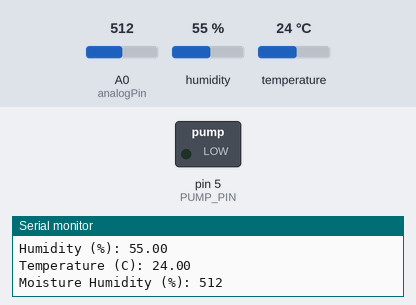
This sketch was run on a simulated Arduino Uno, built with avr-gcc and run on an emulated ATmega328P. Parts: switched loads named in the sketch (green lamp = pin HIGH), the last lines printed to the serial monitor. The test bench sets the inputs (shaded band); at power-on: A0 (analogPin) = 512, humidity 55 %, temperature 24 °C.

Above: at 5.8 s.
5.9 s: A0 (analogPin) set to 317
11.9 s: A0 (analogPin) set to 288
At 16.0 s:
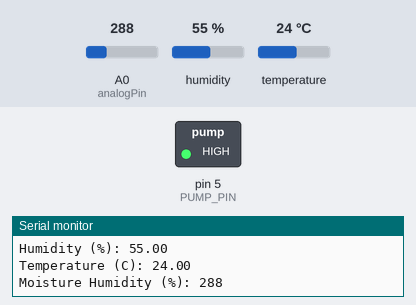
Timing chart, 0 to 17.5 s (numbered marks = the images above; inputs shaded):
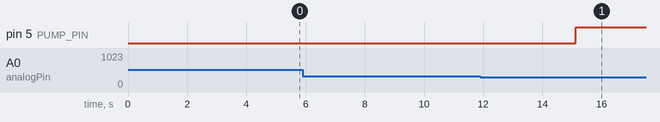

Measured:
- the behaviour switches between 301 and 300 on A0 (analogPin) (found by bisection; images 0 and 1)
- after the input at 11.9 s, pin 5 (PUMP_PIN): LOW → HIGH after 3.2 s

The sketch:

proiect_arduino.ino
```cpp
#include <DHT.h>
#include <DHT_U.h>

#define DHTPIN 7
#define DHTTYPE DHT11

DHT dht(DHTPIN, DHTTYPE);

const int PUMP_PIN= 5;

const int analogPin = A0;

void setup()
{
  Serial.begin(9600);
  dht.begin();
  pinMode(PUMP_PIN, OUTPUT);
}

void loop()
{
   Serial.println();

   float u = dht.readHumidity();
   float t = dht.readTemperature();
   int sensorValue = analogRead(analogPin);

     if(isnan(u) || isnan(t))
  {
    Serial.println("Failed to read from DHT sensor!");
    return;
  }

  Serial.print("Humidity (%): ");
  Serial.println(u, 2);

  Serial.print("Temperature (C): ");
  Serial.println(t, 2);

  Serial.print("Moisture Humidity (%): ");
  Serial.println(sensorValue);


  int count = 0;
  if (u > 65)
          count = 30;
  else if (u < 45)
          count = -30;


  if( sensorValue>0 && sensorValue<=300-count )
  {
    digitalWrite(PUMP_PIN, HIGH); // pompa se opreste --- releul se inchide
  }

  else if ( sensorValue>=550-count && sensorValue<700 )
  {
    digitalWrite(PUMP_PIN, LOW); //pompa porneste --- releul se deschide

  }


  delay(5000);


}
```
